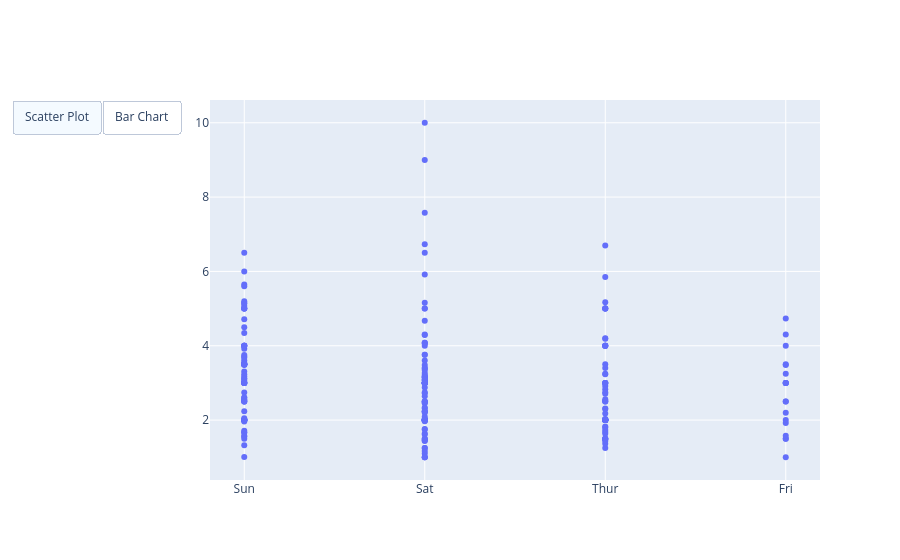

Notebook source saved alongside this figure:
### Markdown cell above
Adding Buttons

### Code cell
plot = px.Figure(data=[px.Scatter(
    x=data['day'],
    y=data['tip'],
    mode='markers',)
])

# Add dropdown
plot.update_layout(
    updatemenus=[
        dict(
            type="buttons",
            direction="left",
            buttons=list([
                dict(
                    args=["type", "scatter"],
                    label="Scatter Plot",
                    method="restyle"
                ),
                dict(
                    args=["type", "bar"],
                    label="Bar Chart",
                    method="restyle"
                )
            ]),
        ),
    ]
)

plot.show()

### Figure 1 — Plotly figure (JSON) as saved in the notebook; plotly's stock layout.template omitted (floating-point values rounded to 4 significant figures; data arrays with more than 128 entries replaced by an {"elided": "..."} marker saying what was removed)
{"data": [{"mode": "markers", "type": "scatter", "x": {"elided": "244 str values"}, "y": {"elided": "244 float values"}}], "layout": {"updatemenus": [{"buttons": [{"args": ["type", "scatter"], "label": "Scatter Plot", "method": "restyle"}, {"args": ["type", "bar"], "label": "Bar Chart", "method": "restyle"}], "direction": "left", "type": "buttons"}]}}
